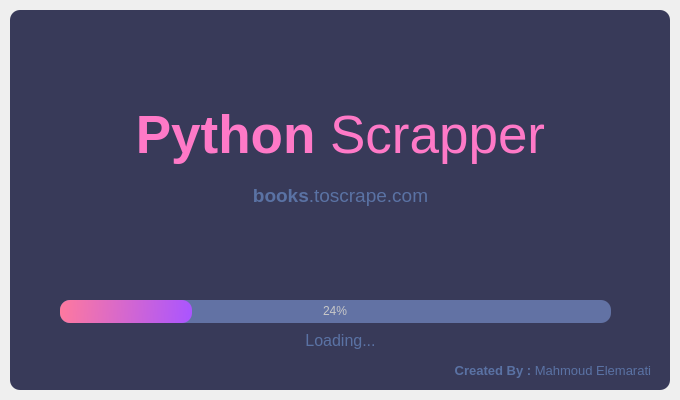
<?xml version="1.0" encoding="UTF-8"?>
<ui version="4.0">
 <class>SplashScreen</class>
 <widget class="QMainWindow" name="SplashScreen">
  <property name="geometry">
   <rect>
    <x>0</x>
    <y>0</y>
    <width>680</width>
    <height>400</height>
   </rect>
  </property>
  <property name="windowTitle">
   <string>MainWindow</string>
  </property>
  <widget class="QWidget" name="centralwidget">
   <layout class="QVBoxLayout" name="verticalLayout">
    <property name="spacing">
     <number>0</number>
    </property>
    <property name="leftMargin">
     <number>10</number>
    </property>
    <property name="topMargin">
     <number>10</number>
    </property>
    <property name="rightMargin">
     <number>10</number>
    </property>
    <property name="bottomMargin">
     <number>10</number>
    </property>
    <item>
     <widget class="QFrame" name="dropShadowFrame">
      <property name="styleSheet">
       <string notr="true">QFrame{
	background-color: rgb(56,58, 89);
	color: rgb(220, 220, 220);
	border-radius: 10px;
}</string>
      </property>
      <property name="frameShape">
       <enum>QFrame::StyledPanel</enum>
      </property>
      <property name="frameShadow">
       <enum>QFrame::Raised</enum>
      </property>
      <widget class="QLabel" name="lable_title">
       <property name="geometry">
        <rect>
         <x>10</x>
         <y>80</y>
         <width>641</width>
         <height>91</height>
        </rect>
       </property>
       <property name="font">
        <font>
         <family>Segoe UI</family>
         <pointsize>40</pointsize>
        </font>
       </property>
       <property name="styleSheet">
        <string notr="true">color: rgb(254, 121, 199);</string>
       </property>
       <property name="text">
        <string>&lt;html&gt;&lt;head/&gt;&lt;body&gt;&lt;p&gt;&lt;span style=&quot; font-weight:600;&quot;&gt;Python&lt;/span&gt; Scrapper&lt;/p&gt;&lt;/body&gt;&lt;/html&gt;</string>
       </property>
       <property name="alignment">
        <set>Qt::AlignCenter</set>
       </property>
      </widget>
      <widget class="QLabel" name="label_description">
       <property name="geometry">
        <rect>
         <x>10</x>
         <y>170</y>
         <width>641</width>
         <height>31</height>
        </rect>
       </property>
       <property name="font">
        <font>
         <family>Segoe UI</family>
         <pointsize>14</pointsize>
        </font>
       </property>
       <property name="styleSheet">
        <string notr="true">color: rgb(90, 114, 164);</string>
       </property>
       <property name="text">
        <string>&lt;html&gt;&lt;head/&gt;&lt;body&gt;&lt;p&gt;&lt;span style=&quot; font-weight:600;&quot;&gt;books&lt;/span&gt;.toscrape.com&lt;/p&gt;&lt;/body&gt;&lt;/html&gt;</string>
       </property>
       <property name="alignment">
        <set>Qt::AlignCenter</set>
       </property>
       <property name="margin">
        <number>0</number>
       </property>
      </widget>
      <widget class="QProgressBar" name="progressBar">
       <property name="geometry">
        <rect>
         <x>50</x>
         <y>290</y>
         <width>551</width>
         <height>23</height>
        </rect>
       </property>
       <property name="styleSheet">
        <string notr="true">QProgressBar{
	background-color: rgb(98, 114, 164);	
	color: rgb(200, 200, 200);
	border-style: none;
	border-radius: 10px;
	text-align: center;
}

QProgressBar::chunk{
	border-radius: 10px;
	background-color: qlineargradient(spread:pad, x1:0, y1:0.511364, x2:1, y2:0.523, stop:0 rgba(254,121, 159, 255), stop:1 rgba(170, 85, 255, 255));
}</string>
       </property>
       <property name="value">
        <number>24</number>
       </property>
      </widget>
      <widget class="QLabel" name="label_loading">
       <property name="geometry">
        <rect>
         <x>0</x>
         <y>315</y>
         <width>661</width>
         <height>31</height>
        </rect>
       </property>
       <property name="font">
        <font>
         <family>Segoe UI</family>
         <pointsize>12</pointsize>
        </font>
       </property>
       <property name="styleSheet">
        <string notr="true">color: rgb(90, 114, 164);</string>
       </property>
       <property name="text">
        <string>&lt;html&gt;&lt;head/&gt;&lt;body&gt;&lt;p&gt;Loading...&lt;/p&gt;&lt;/body&gt;&lt;/html&gt;</string>
       </property>
       <property name="alignment">
        <set>Qt::AlignCenter</set>
       </property>
       <property name="margin">
        <number>0</number>
       </property>
      </widget>
      <widget class="QLabel" name="label_credits">
       <property name="geometry">
        <rect>
         <x>20</x>
         <y>345</y>
         <width>621</width>
         <height>31</height>
        </rect>
       </property>
       <property name="font">
        <font>
         <family>Segoe UI</family>
         <pointsize>10</pointsize>
        </font>
       </property>
       <property name="styleSheet">
        <string notr="true">color: rgb(90, 114, 164);</string>
       </property>
       <property name="text">
        <string>&lt;html&gt;&lt;head/&gt;&lt;body&gt;&lt;p&gt;&lt;span style=&quot; font-weight:600;&quot;&gt;Created By :&lt;/span&gt; Mahmoud Elemarati&lt;/p&gt;&lt;/body&gt;&lt;/html&gt;</string>
       </property>
       <property name="alignment">
        <set>Qt::AlignRight|Qt::AlignTrailing|Qt::AlignVCenter</set>
       </property>
       <property name="margin">
        <number>0</number>
       </property>
      </widget>
     </widget>
    </item>
   </layout>
  </widget>
 </widget>
 <resources/>
 <connections/>
</ui>
